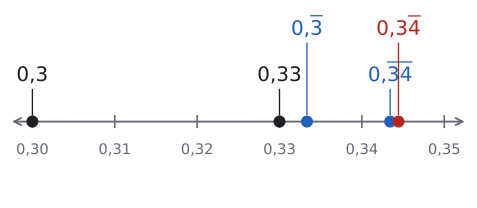

Source code (Python):
import sys; sys.path.insert(0, "tools")
from cizim import *

# 0,30 ile 0,35 arası büyütülmüş sayı doğrusu: 0,3 < 0,33 < 0,3(3) < 0,(34) < 0,3(4).
fig, ax = sekil(6.2, 2.6)
a, b = 0.30, 0.35
ax.set_xlim(a - 0.003, b + 0.003); ax.set_ylim(-1.1, 1.6); ax.axis("off")
ax.annotate("", xy=(b + 0.0028, 0), xytext=(a - 0.0028, 0), arrowprops=dict(arrowstyle="<->", color=SOLUK, lw=1.4))
for t in [0.30, 0.31, 0.32, 0.33, 0.34, 0.35]:
    ax.plot([t, t], [-0.08, 0.08], color=SOLUK, lw=1.2)
    ax.text(t, -0.3, f"{t:.2f}".replace(".", ","), ha="center", va="top", color=SOLUK, fontsize=11)
# (değer, etiket, yükseklik, renk); devreden kısım etiket içinde mathtext ile üstü çizgili
N = [(0.30, r"$0{,}3$", 0.5, YAZI), (0.33, r"$0{,}33$", 0.5, YAZI), (1 / 3, r"$0{,}\overline{3}$", 1.15, MAVI),
     (34 / 99, r"$0{,}\overline{34}$", 0.5, MAVI), (0.3 + 4 / 90, r"$0{,}3\overline{4}$", 1.15, KIRMIZI)]
for x, ad, y, r in N:
    ax.plot(x, 0, "o", color=r, markersize=8, zorder=5)
    ax.plot([x, x], [0.1, y - 0.05], color=r, lw=1, zorder=4)
    ax.text(x, y, ad, ha="center", va="bottom", color=r, fontsize=15)
kaydet(fig, __file__)
